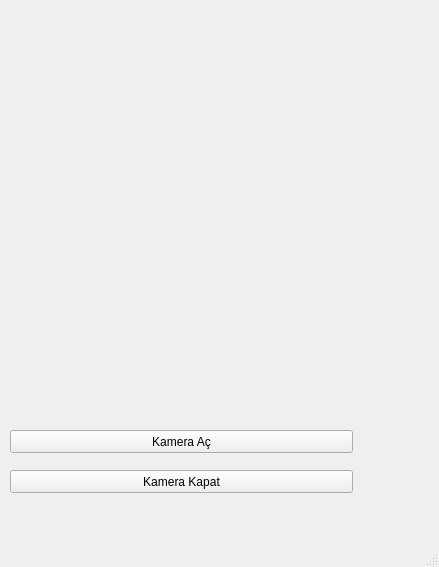
<?xml version="1.0" encoding="UTF-8"?>
<ui version="4.0">
 <class>MainWindow</class>
 <widget class="QMainWindow" name="MainWindow">
  <property name="geometry">
   <rect>
    <x>0</x>
    <y>0</y>
    <width>439</width>
    <height>567</height>
   </rect>
  </property>
  <property name="windowTitle">
   <string>MainWindow</string>
  </property>
  <widget class="QWidget" name="centralwidget">
   <widget class="QLabel" name="lblKamera">
    <property name="geometry">
     <rect>
      <x>10</x>
      <y>10</y>
      <width>351</width>
      <height>411</height>
     </rect>
    </property>
    <property name="maximumSize">
     <size>
      <width>451</width>
      <height>431</height>
     </size>
    </property>
    <property name="text">
     <string/>
    </property>
   </widget>
   <widget class="QPushButton" name="btKamera">
    <property name="geometry">
     <rect>
      <x>10</x>
      <y>430</y>
      <width>343</width>
      <height>23</height>
     </rect>
    </property>
    <property name="text">
     <string>Kamera Aç</string>
    </property>
   </widget>
   <widget class="QPushButton" name="btKapat">
    <property name="geometry">
     <rect>
      <x>10</x>
      <y>470</y>
      <width>343</width>
      <height>23</height>
     </rect>
    </property>
    <property name="text">
     <string>Kamera Kapat</string>
    </property>
   </widget>
  </widget>
  <widget class="QMenuBar" name="menubar">
   <property name="geometry">
    <rect>
     <x>0</x>
     <y>0</y>
     <width>439</width>
     <height>21</height>
    </rect>
   </property>
  </widget>
  <widget class="QStatusBar" name="statusbar"/>
 </widget>
 <resources/>
 <connections/>
</ui>
